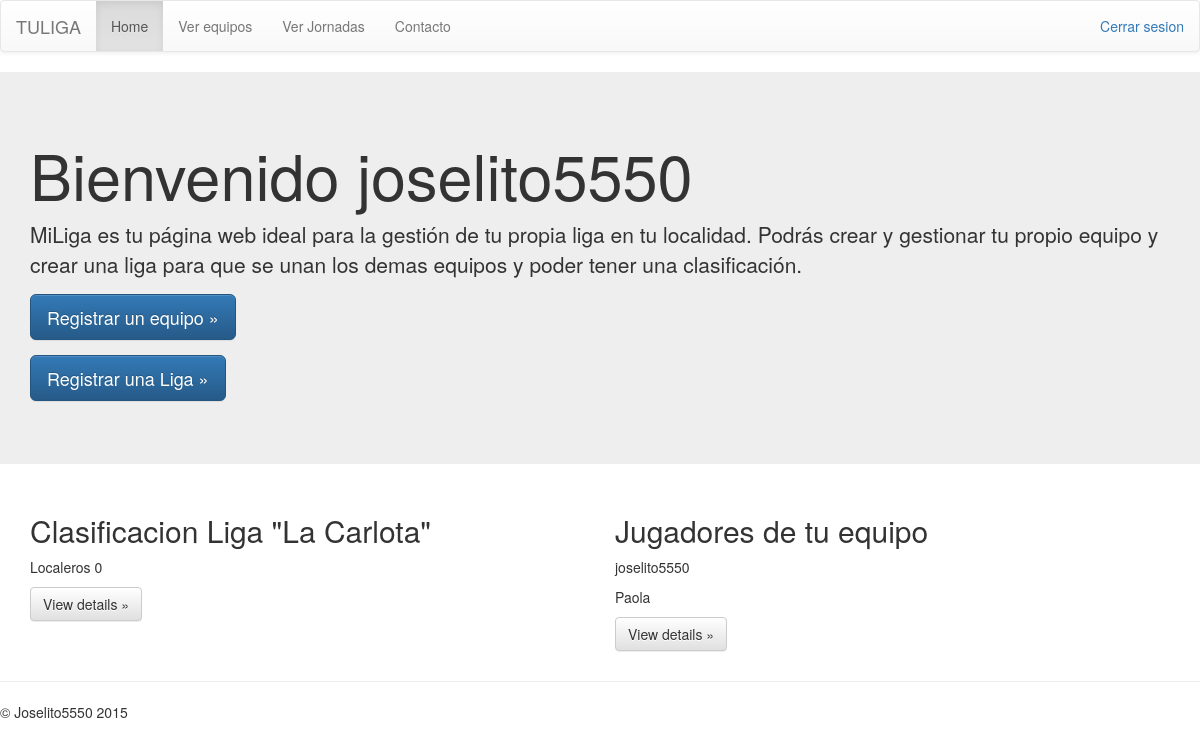
/index (signed in), run on an earlier commit of the app's database.
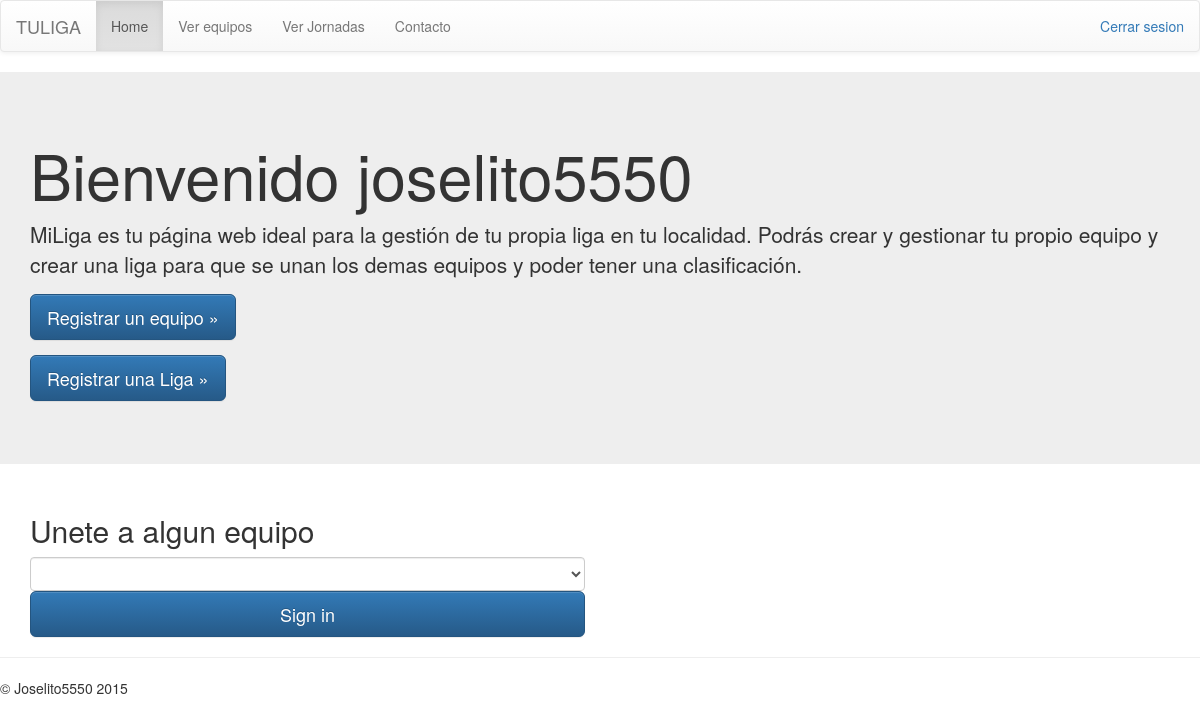
And on a later commit of the database.
### jugador_equipo/models.py (models this page shows, shortened)
class Perfiles(models.Model):
    usuario = models.OneToOneField(User)
    telefono = models.IntegerField()
    equipo = models.ForeignKey(Equipo, null=True, blank=True)

class Equipo(models.Model):
    nombre = models.CharField(unique=True, max_length=20)
    ciudad = models.CharField(max_length=30)
    anio_creacion = models.IntegerField(default=0)
    descripcion = models.CharField(max_length=400, null=True)
    nombre_del_entrenador = models.CharField(max_length=20)
    puntos = models.IntegerField(default=0)
    administrador = models.OneToOneField(User)
    Liga = models.ForeignKey(Liga, null=True, blank=True)
    contrasena = models.CharField(max_length=20, null=False, default="")
    class Meta:
        ordering = ['nombre']

### equipo_jornada/models.py (models this page shows, shortened)
class Liga(models.Model):
    nombre = models.CharField(unique=True, max_length=20)
    ciudad = models.CharField(max_length=30)
    anio_creacion = models.IntegerField()
    descripcion = models.CharField(max_length=400, null=True)
    administrador = models.OneToOneField(User)
    fecha_comienzo = models.DateField(null=True)
    contrasena = models.CharField(max_length=20, null=False, default="")
    jornadas_realizadas = models.BooleanField(default=False)
    class Meta:
        ordering = ['nombre']

### jugador_equipo/views.py (the view)
# urls.py: url(r'^index$', views.index),
def index(request):
    context['todos_equipos'] = Equipo.objects.all()
    if request.user.is_authenticated():
        print "hola joselito"
        context['usuario'] = Perfiles.objects.get(usuario=request.user)
        if context['usuario'].equipo:
            context['equipos'] = Equipo.objects.filter(
                Liga=context['usuario'].equipo.Liga)
            context['tiene_equipo'] = True
            if request.user == context['usuario'].equipo.administrador:
                context['administrador_equipo'] = True
                context['jugadores'] = Perfiles.objects.filter(
                    equipo=context['usuario'].equipo)
            else:
                context['administrador_equipo'] = False
                print context['administrador_equipo']
        else:
            context['equipo'] = "nada"
            context['tiene_equipo'] = False
    return render(request, 'principal.html', {'context': context})

### equipo_jornada/templates/principal.html (shortened to what this page needs)
<!DOCTYPE html>
<html lang="en">
<head>
      <link rel="stylesheet" href="https://maxcdn.bootstrapcdn.com/bootstrap/3.3.5/css/bootstrap.min.css">
      <link rel="stylesheet" href="https://maxcdn.bootstrapcdn.com/bootstrap/3.3.5/css/bootstrap-theme.min.css">
</head>
<body>
      <nav class="navbar navbar-default">
            <div class="container-fluid">
                  <div class="navbar-header">
                        <a class="navbar-brand" href="/index">TULIGA</a>
                  </div>
                  <div id="navbar" class="navbar-collapse collapse">
                        {% if user.is_authenticated %}
                        <p class="navbar-text navbar-right"><a href="/cerrar">Cerrar sesion</a></p>
                        <ul class="nav navbar-nav">
                              <li class="active"><a href="#">Home</a></li>
                              <li><a href="/ver_equipos">Ver equipos</a></li>
                              <li><a href="/ver_jornadas">Ver Jornadas</a></li>
                              <li><a href="#">Contacto</a></li>
                        </ul>
                        {% else %}
                        <div class="navbar-right">
                              <button type="button" class="btn btn-primary" href="/inicio_sesion" name="button"><a href="/inicio_sesion">Iniciar Sesion</a></button>
                        </div>
                        {% endif %}
                  </div>
            </div>
      </nav>
      <div class="jumbotron">
            <div class="container">
                  <h1>Bienvenido {{user.username}}</h1>
                  <p>MiLiga es tu página web ideal para la gestión de tu propia liga en tu localidad. Podrás crear y gestionar tu propio equipo y crear una liga para que se unan los demas equipos y poder tener una clasificación.</p>
                  {% if user.is_authenticated%}
                  <p><a class="btn btn-primary btn-lg" href="/registrar_equipo" role="button">Registrar un equipo &raquo;</a></p>
                  <p><a class="btn btn-primary btn-lg" href="/registrar_liga" role="button">Registrar una Liga &raquo;</a></p>
                  {%endif%}
            </div>
      </div>
      <div class="container">
            {% if user.is_authenticated %} {% if context.tiene_equipo%}
            <div class="row">
                  <div class="col-md-6">
                        <h2>Clasificacion Liga "{{context.usuario.equipo.Liga.nombre}}"</h2>
                        {%for equipo_aux in context.equipos%}
                        <p>{{equipo_aux.nombre}} {{equipo_aux.puntos}}</p>
                        {%endfor%}
                        <p><a class="btn btn-default" href="#" role="button">View details &raquo;</a></p>
                  </div>
                  {% else %}
                  <div class="row">
                        <div class="col-md-6">
                              <h2>Unete a algun equipo</h2>
                              <form class="" action="/unirte_equipo" method="POST">
                                    <select method="POST" class="form-control" name="nombre_equipo">
                                    </select>
                                    <button class="btn btn-lg btn-primary btn-block" type="submit">Sign in</button>
                              </form>
                        </div>
                  </div>
                  {%endif%} {%if context.administrador_equipo%}
                  <div class="col-md-6">
                        <h2>Jugadores de tu equipo</h2>
                        {% for jugador in context.jugadores%}
                        <p>{{jugador.usuario.username}}</p>
                        {%endfor%}
                        <p><a class="btn btn-default" href="#" role="button">View details &raquo;</a></p>
                  </div>
            </div>
            {% endif %} {% endif %}
      </div>
      <hr>
      <footer>
            <p>&copy; Joselito5550 2015</p>
      </footer>
</body>
</html>

### equipo_jornada/templates/principal.html (style rules this page uses)
body { padding-bottom: 20px; }
.navbar { margin-bottom: 20px; }

What changed in the data, as far as the page shows it:
removed Perfiles: usuario.equipo.Liga.nombre "La Carlota", usuario.username "joselito5550"
removed Equipo: nombre "Localeros", puntos "0"
removed Perfiles: usuario.username "Paola"
Also different on the page:
text no longer shown: "Clasificacion Liga \" \" View details » Jugadores de tu equipo View details »"
text now shown: "Unete a algun equipo Sign in"
